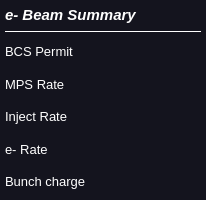
   <widget class="QFrame" name="beam_status">
    <property name="geometry">
     <rect>
      <x>224</x>
      <y>10</y>
      <width>206</width>
      <height>200</height>
     </rect>
    </property>
    <property name="styleSheet">
     <string notr="true">QFrame{
background-color: rgb(20,20,30);
color: rgb(255,255,255);
}

PyDMLabel[alarmSensitiveBorder=&quot;true&quot;][alarmSeverity=&quot;0&quot;] {
  color: rgb(80,200,120);
  border-color: rgb(80,255,120);
  border-width: 2px;
  border-style: solid;
}

PyDMLabel[alarmSensitiveBorder=&quot;true&quot;][alarmSeverity=&quot;1&quot;] {
  color: rgb(192,192,0);
  border-color: rgb(255,255,0);
  border-width: 2px;
  border-style: solid;
}

PyDMLabel[alarmSensitiveBorder=&quot;true&quot;][alarmSeverity=&quot;2&quot;] {
  color: rgb(255,69,58);
  border-color: rgb(255,0,0);
  border-width: 3px;
  border-style: double;
}

PyDMLabel[alarmSensitiveBorder=&quot;true&quot;][alarmSeverity=&quot;3&quot;] {
  color: rgb(160,50,200);
  border-color: rgb(192,0,255);
  border-width: 2px;
  border-style: dashed;
}

PyDMLabel[alarmSensitiveBorder=&quot;true&quot;][alarmSeverity=&quot;4&quot;] {
  color: rgb(218,218,218);
  border-color: rgb(218,218,218);
  border-width: 3px;
  border-style: dashed;
}
</string>
    </property>
    <property name="frameShape">
     <enum>QFrame::NoFrame</enum>
    </property>
    <property name="frameShadow">
     <enum>QFrame::Plain</enum>
    </property>
    <layout class="QGridLayout" name="gridLayout_2">
     <property name="leftMargin">
      <number>5</number>
     </property>
     <property name="topMargin">
      <number>5</number>
     </property>
     <property name="rightMargin">
      <number>5</number>
     </property>
     <property name="bottomMargin">
      <number>5</number>
     </property>
     <property name="spacing">
      <number>5</number>
     </property>
     <item row="2" column="1" colspan="2">
      <widget class="PyDMLabel" name="PyDMLabel_5">
       <property name="toolTip">
        <string/>
       </property>
       <property name="alignment">
        <set>Qt::AlignCenter</set>
       </property>
       <property name="precision" stdset="0">
        <number>0</number>
       </property>
       <property name="showUnits" stdset="0">
        <bool>false</bool>
       </property>
       <property name="precisionFromPV" stdset="0">
        <bool>true</bool>
       </property>
       <property name="alarmSensitiveContent" stdset="0">
        <bool>false</bool>
       </property>
       <property name="alarmSensitiveBorder" stdset="0">
        <bool>true</bool>
       </property>
       <property name="PyDMToolTip" stdset="0">
        <string/>
       </property>
       <property name="channel" stdset="0">
        <string>BCS:IN10:1:SBIPERM</string>
       </property>
       <property name="enableRichText" stdset="0">
        <bool>false</bool>
       </property>
      </widget>
     </item>
     <item row="5" column="0">
      <widget class="QLabel" name="label_12">
       <property name="font">
        <font>
         <pointsize>10</pointsize>
        </font>
       </property>
       <property name="text">
        <string>Inject Rate</string>
       </property>
      </widget>
     </item>
     <item row="7" column="0">
      <widget class="QLabel" name="label_23">
       <property name="font">
        <font>
         <pointsize>10</pointsize>
        </font>
       </property>
       <property name="text">
        <string>Bunch charge</string>
       </property>
      </widget>
     </item>
     <item row="4" column="1" colspan="2">
      <widget class="PyDMLabel" name="PyDMLabel_6">
       <property name="toolTip">
        <string/>
       </property>
       <property name="alignment">
        <set>Qt::AlignCenter</set>
       </property>
       <property name="precision" stdset="0">
        <number>0</number>
       </property>
       <property name="showUnits" stdset="0">
        <bool>false</bool>
       </property>
       <property name="precisionFromPV" stdset="0">
        <bool>true</bool>
       </property>
       <property name="alarmSensitiveContent" stdset="0">
        <bool>false</bool>
       </property>
       <property name="alarmSensitiveBorder" stdset="0">
        <bool>true</bool>
       </property>
       <property name="PyDMToolTip" stdset="0">
        <string/>
       </property>
       <property name="channel" stdset="0">
        <string>IOC:SYS1:MP01:MS_RATE</string>
       </property>
       <property name="enableRichText" stdset="0">
        <bool>false</bool>
       </property>
      </widget>
     </item>
     <item row="6" column="0">
      <widget class="QLabel" name="label_13">
       <property name="font">
        <font>
         <pointsize>10</pointsize>
        </font>
       </property>
       <property name="text">
        <string>e- Rate</string>
       </property>
      </widget>
     </item>
     <item row="0" column="0" colspan="2">
      <widget class="QLabel" name="label_9">
       <property name="minimumSize">
        <size>
         <width>0</width>
         <height>20</height>
        </size>
       </property>
       <property name="maximumSize">
        <size>
         <width>16777215</width>
         <height>20</height>
        </size>
       </property>
       <property name="font">
        <font>
         <pointsize>11</pointsize>
         <weight>75</weight>
         <italic>true</italic>
         <bold>true</bold>
        </font>
       </property>
       <property name="text">
        <string>e- Beam Summary</string>
       </property>
      </widget>
     </item>
     <item row="5" column="1" colspan="2">
      <widget class="PyDMLabel" name="PyDMLabel_11">
       <property name="toolTip">
        <string/>
       </property>
       <property name="alignment">
        <set>Qt::AlignCenter</set>
       </property>
       <property name="precision" stdset="0">
        <number>0</number>
       </property>
       <property name="showUnits" stdset="0">
        <bool>true</bool>
       </property>
       <property name="precisionFromPV" stdset="0">
        <bool>true</bool>
       </property>
       <property name="alarmSensitiveContent" stdset="0">
        <bool>false</bool>
       </property>
       <property name="alarmSensitiveBorder" stdset="0">
        <bool>true</bool>
       </property>
       <property name="PyDMToolTip" stdset="0">
        <string/>
       </property>
       <property name="channel" stdset="0">
        <string>EVNT:SYS1:1:INJECTRATE</string>
       </property>
       <property name="enableRichText" stdset="0">
        <bool>false</bool>
       </property>
      </widget>
     </item>
     <item row="1" column="0" colspan="3">
      <widget class="Line" name="line_6">
       <property name="frameShadow">
        <enum>QFrame::Plain</enum>
       </property>
       <property name="orientation">
        <enum>Qt::Horizontal</enum>
       </property>
      </widget>
     </item>
     <item row="6" column="1" colspan="2">
      <widget class="PyDMLabel" name="PyDMLabel_12">
       <property name="toolTip">
        <string/>
       </property>
       <property name="alignment">
        <set>Qt::AlignCenter</set>
       </property>
       <property name="precision" stdset="0">
        <number>0</number>
       </property>
       <property name="showUnits" stdset="0">
        <bool>true</bool>
       </property>
       <property name="precisionFromPV" stdset="0">
        <bool>true</bool>
       </property>
       <property name="alarmSensitiveContent" stdset="0">
        <bool>false</bool>
       </property>
       <property name="alarmSensitiveBorder" stdset="0">
        <bool>true</bool>
       </property>
       <property name="PyDMToolTip" stdset="0">
        <string/>
       </property>
       <property name="channel" stdset="0">
        <string>EVNT:SYS1:1:BEAMRATE</string>
       </property>
       <property name="enableRichText" stdset="0">
        <bool>false</bool>
       </property>
      </widget>
     </item>
     <item row="2" column="0">
      <widget class="QLabel" name="label_6">
       <property name="font">
        <font>
         <pointsize>10</pointsize>
        </font>
       </property>
       <property name="text">
        <string>BCS Permit</string>
       </property>
      </widget>
     </item>
     <item row="7" column="1" colspan="2">
      <widget class="PyDMLabel" name="PyDMLabel_13">
       <property name="toolTip">
        <string/>
       </property>
       <property name="alignment">
        <set>Qt::AlignCenter</set>
       </property>
       <property name="precision" stdset="0">
        <number>0</number>
       </property>
       <property name="showUnits" stdset="0">
        <bool>true</bool>
       </property>
       <property name="precisionFromPV" stdset="0">
        <bool>false</bool>
       </property>
       <property name="alarmSensitiveContent" stdset="0">
        <bool>false</bool>
       </property>
       <property name="alarmSensitiveBorder" stdset="0">
        <bool>true</bool>
       </property>
       <property name="PyDMToolTip" stdset="0">
        <string/>
       </property>
       <property name="channel" stdset="0">
        <string>TORO:IN10:431:TMIT_PC</string>
       </property>
       <property name="enableRichText" stdset="0">
        <bool>false</bool>
       </property>
      </widget>
     </item>
     <item row="4" column="0">
      <widget class="QLabel" name="label_7">
       <property name="font">
        <font>
         <pointsize>10</pointsize>
        </font>
       </property>
       <property name="text">
        <string>MPS Rate</string>
       </property>
      </widget>
     </item>
    </layout>
   </widget>
